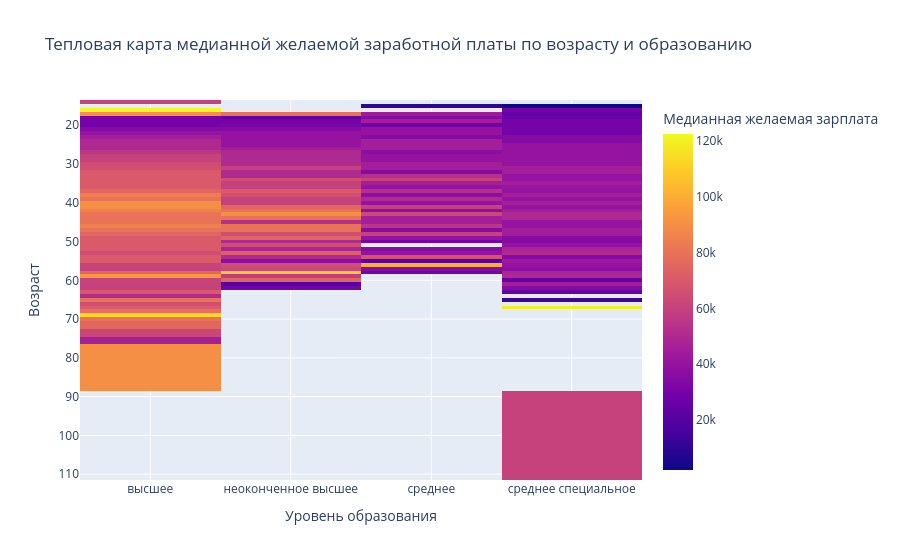

The code cell stored with this chart in its notebook:
### Markdown cell above
7. Постройте сводную таблицу, иллюстрирующую зависимость **медианной** желаемой заработной платы от возраста (**"Возраст"**) и образования (**"Образование"**). На полученной сводной таблице постройте **тепловую карту**. Проанализируйте тепловую карту, сравнив показатели внутри групп.

### Code cell
# 2. Построение сводной таблицы (pivot table)
# Агрегируем данные, используя медианное значение заработной платы
# Индексом (строками) будет 'Возраст', колонками - 'Образование'
pivot_table = df.pivot_table(
    values='ЗП (руб)',
    index='Возраст',
    columns='Образование',
    aggfunc='median'
)

print("Сводная таблица:")
print(pivot_table)

# 3. Построение тепловой карты на основе сводной таблицы с помощью Plotly Express
# Plotly Express может напрямую использовать DataFrame сводной таблицы
fig = px.imshow(pivot_table,
                labels=dict(x="Уровень образования", y="Возраст", color="Медианная желаемая зарплата"),
                x=pivot_table.columns,
                y=pivot_table.index,
                aspect="auto", # Автоматическое определение соотношения сторон
                title="Тепловая карта медианной желаемой заработной платы по возрасту и образованию",
               )

# Добавление текстовых аннотаций значений на тепловую карту (опционально)
fig.update_traces(textfont_size=12, selector=dict(type='heatmap'))

# Отображение графика
fig.show()

### Figure 1 — Plotly figure (JSON) as saved in the notebook; plotly's stock layout.template omitted (floating-point values rounded to 4 significant figures; data arrays with more than 128 entries replaced by an {"elided": "..."} marker saying what was removed)
{"data": [{"coloraxis": "coloraxis", "hovertemplate": "Уровень образования: %{x}<br>Возраст: %{y}<br>Медианная желаемая зарплата: %{z}<extra></extra>", "name": "0", "textfont": {"size": 12}, "type": "heatmap", "x": ["высшее", "неоконченное высшее", "среднее", "среднее специальное"], "xaxis": "x", "y": [14, 15, 16, 17, 18, 19, 20, 21, 22, 23, 24, 25, 26, 27, 28, 29, 30, 31, 32, 33, 34, 35, 36, 37, 38, 39, 40, 41, 42, 43, 44, 45, 46, 47, 48, 49, 50, 51, 52, 53, 54, 55, 56, 57, 58, 59, 60, 61, 62, 63, 64, 65, 66, 67, 68, 69, 70, 71, 72, 73, 76, 77, 100], "yaxis": "y", "z": {"elided": "63x4 float values"}}], "layout": {"coloraxis": {"colorbar": {"title": {"text": "Медианная желаемая зарплата"}}, "colorscale": [[0, "#0d0887"], [0.1111, "#46039f"], [0.2222, "#7201a8"], [0.3333, "#9c179e"], [0.4444, "#bd3786"], [0.5556, "#d8576b"], [0.6667, "#ed7953"], [0.7778, "#fb9f3a"], [0.8889, "#fdca26"], [1, "#f0f921"]]}, "title": {"text": "Тепловая карта медианной желаемой заработной платы по возрасту и образованию"}, "xaxis": {"anchor": "y", "domain": [0, 1], "title": {"text": "Уровень образования"}}, "yaxis": {"anchor": "x", "autorange": "reversed", "domain": [0, 1], "title": {"text": "Возраст"}}}}
